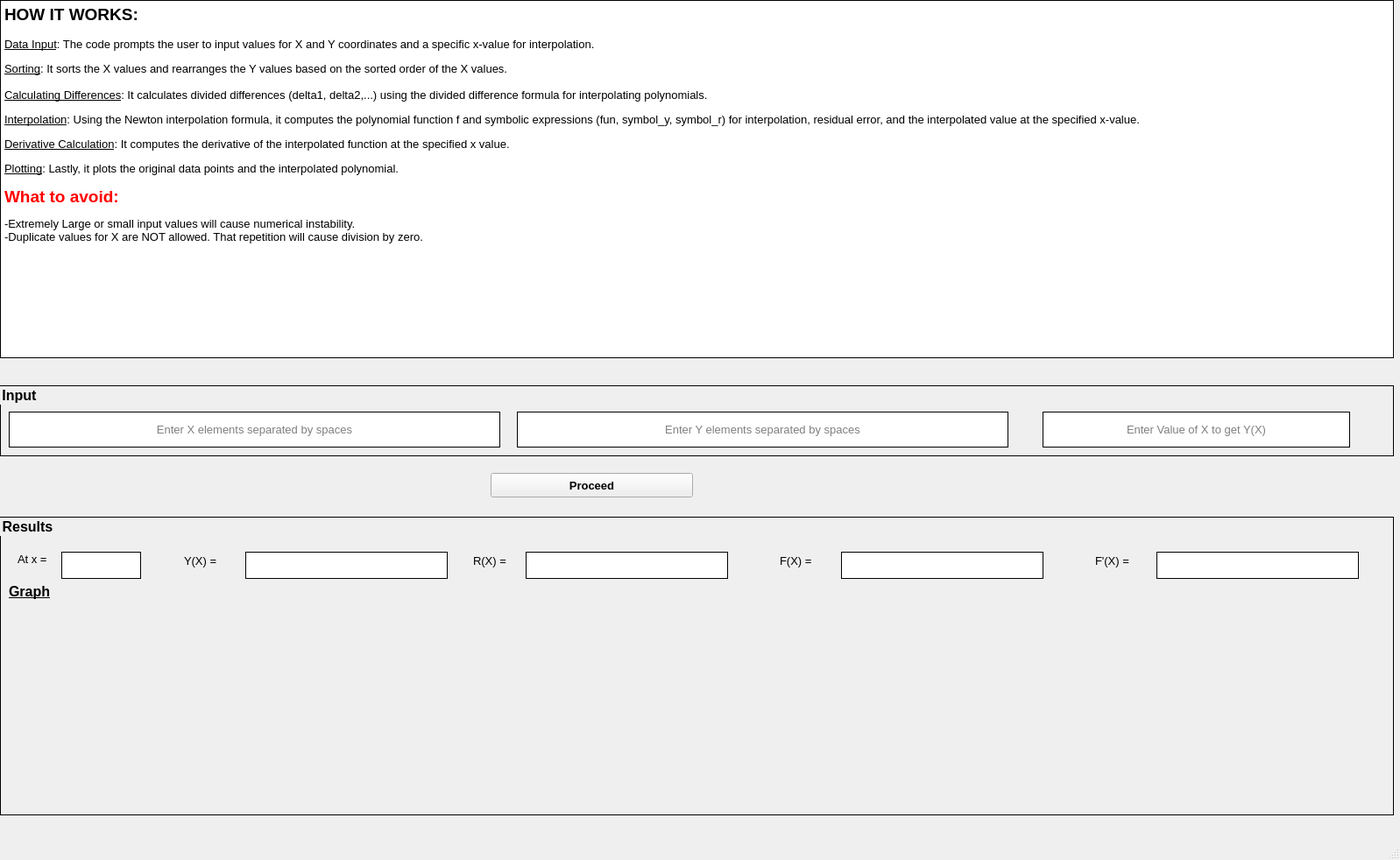
<?xml version="1.0" encoding="UTF-8"?>
<ui version="4.0">
 <class>MainWindow</class>
 <widget class="QMainWindow" name="MainWindow">
  <property name="geometry">
   <rect>
    <x>0</x>
    <y>0</y>
    <width>1598</width>
    <height>982</height>
   </rect>
  </property>
  <property name="windowTitle">
   <string>MainWindow</string>
  </property>
  <widget class="QWidget" name="centralwidget">
   <widget class="QGroupBox" name="groupBox_2">
    <property name="geometry">
     <rect>
      <x>0</x>
      <y>590</y>
      <width>1591</width>
      <height>341</height>
     </rect>
    </property>
    <property name="font">
     <font>
      <pointsize>12</pointsize>
      <weight>75</weight>
      <bold>true</bold>
      <underline>false</underline>
     </font>
    </property>
    <property name="styleSheet">
     <string notr="true">border-color: rgb(0, 0, 0);
border-width : 1px;
border-style:inset;</string>
    </property>
    <property name="title">
     <string>Results</string>
    </property>
    <widget class="QLabel" name="label">
     <property name="geometry">
      <rect>
       <x>20</x>
       <y>40</y>
       <width>55</width>
       <height>16</height>
      </rect>
     </property>
     <property name="font">
      <font>
       <pointsize>10</pointsize>
       <weight>50</weight>
       <bold>false</bold>
       <underline>false</underline>
      </font>
     </property>
     <property name="styleSheet">
      <string notr="true">border-color: rgb(0, 0, 0);
border-width : 0px;
border-style:inset;</string>
     </property>
     <property name="text">
      <string>At x =</string>
     </property>
    </widget>
    <widget class="QTextBrowser" name="textBrowser_2">
     <property name="geometry">
      <rect>
       <x>70</x>
       <y>40</y>
       <width>91</width>
       <height>31</height>
      </rect>
     </property>
     <property name="styleSheet">
      <string notr="true">border-color: rgb(0, 0, 0);
border-width : 1px;
border-style:inset;</string>
     </property>
     <property name="verticalScrollBarPolicy">
      <enum>Qt::ScrollBarAlwaysOff</enum>
     </property>
     <property name="horizontalScrollBarPolicy">
      <enum>Qt::ScrollBarAlwaysOff</enum>
     </property>
    </widget>
    <widget class="QLabel" name="label_2">
     <property name="geometry">
      <rect>
       <x>890</x>
       <y>40</y>
       <width>55</width>
       <height>21</height>
      </rect>
     </property>
     <property name="font">
      <font>
       <pointsize>10</pointsize>
       <weight>50</weight>
       <bold>false</bold>
       <underline>false</underline>
      </font>
     </property>
     <property name="styleSheet">
      <string notr="true">border-color: rgb(0, 0, 0);
border-width : 0px;
border-style:inset;</string>
     </property>
     <property name="text">
      <string>F(X) =</string>
     </property>
    </widget>
    <widget class="QTextBrowser" name="textBrowser_3">
     <property name="geometry">
      <rect>
       <x>280</x>
       <y>40</y>
       <width>231</width>
       <height>31</height>
      </rect>
     </property>
     <property name="styleSheet">
      <string notr="true">border-color: rgb(0, 0, 0);
border-width : 1px;
border-style:inset;</string>
     </property>
     <property name="verticalScrollBarPolicy">
      <enum>Qt::ScrollBarAlwaysOff</enum>
     </property>
     <property name="horizontalScrollBarPolicy">
      <enum>Qt::ScrollBarAlwaysOff</enum>
     </property>
    </widget>
    <widget class="QLabel" name="label_3">
     <property name="geometry">
      <rect>
       <x>210</x>
       <y>40</y>
       <width>55</width>
       <height>21</height>
      </rect>
     </property>
     <property name="font">
      <font>
       <pointsize>10</pointsize>
       <weight>50</weight>
       <bold>false</bold>
       <underline>false</underline>
      </font>
     </property>
     <property name="styleSheet">
      <string notr="true">border-color: rgb(0, 0, 0);
border-width : 0px;
border-style:inset;</string>
     </property>
     <property name="text">
      <string>Y(X) =</string>
     </property>
    </widget>
    <widget class="QTextBrowser" name="textBrowser_4">
     <property name="geometry">
      <rect>
       <x>600</x>
       <y>40</y>
       <width>231</width>
       <height>31</height>
      </rect>
     </property>
     <property name="styleSheet">
      <string notr="true">border-color: rgb(0, 0, 0);
border-width : 1px;
border-style:inset;</string>
     </property>
     <property name="verticalScrollBarPolicy">
      <enum>Qt::ScrollBarAlwaysOff</enum>
     </property>
     <property name="horizontalScrollBarPolicy">
      <enum>Qt::ScrollBarAlwaysOff</enum>
     </property>
    </widget>
    <widget class="QLabel" name="label_4">
     <property name="geometry">
      <rect>
       <x>540</x>
       <y>40</y>
       <width>61</width>
       <height>21</height>
      </rect>
     </property>
     <property name="font">
      <font>
       <pointsize>10</pointsize>
       <weight>50</weight>
       <bold>false</bold>
       <underline>false</underline>
      </font>
     </property>
     <property name="styleSheet">
      <string notr="true">border-color: rgb(0, 0, 0);
border-width : 0px;
border-style:inset;</string>
     </property>
     <property name="text">
      <string>R(X) =</string>
     </property>
    </widget>
    <widget class="QTextBrowser" name="textBrowser_5">
     <property name="geometry">
      <rect>
       <x>960</x>
       <y>40</y>
       <width>231</width>
       <height>31</height>
      </rect>
     </property>
     <property name="styleSheet">
      <string notr="true">border-color: rgb(0, 0, 0);
border-width : 1px;
border-style:inset;
</string>
     </property>
     <property name="verticalScrollBarPolicy">
      <enum>Qt::ScrollBarAlwaysOff</enum>
     </property>
     <property name="horizontalScrollBarPolicy">
      <enum>Qt::ScrollBarAlwaysOff</enum>
     </property>
    </widget>
    <widget class="QLabel" name="label_9">
     <property name="geometry">
      <rect>
       <x>1250</x>
       <y>40</y>
       <width>55</width>
       <height>21</height>
      </rect>
     </property>
     <property name="font">
      <font>
       <pointsize>10</pointsize>
       <weight>50</weight>
       <bold>false</bold>
       <underline>false</underline>
      </font>
     </property>
     <property name="styleSheet">
      <string notr="true">border-color: rgb(0, 0, 0);
border-width : 0px;
border-style:inset;</string>
     </property>
     <property name="text">
      <string>F'(X) =</string>
     </property>
    </widget>
    <widget class="QTextBrowser" name="textBrowser_10">
     <property name="geometry">
      <rect>
       <x>1320</x>
       <y>40</y>
       <width>231</width>
       <height>31</height>
      </rect>
     </property>
     <property name="styleSheet">
      <string notr="true">border-color: rgb(0, 0, 0);
border-width : 1px;
border-style:inset;
</string>
     </property>
     <property name="verticalScrollBarPolicy">
      <enum>Qt::ScrollBarAlwaysOff</enum>
     </property>
     <property name="horizontalScrollBarPolicy">
      <enum>Qt::ScrollBarAlwaysOff</enum>
     </property>
    </widget>
    <widget class="QLabel" name="label_10">
     <property name="geometry">
      <rect>
       <x>10</x>
       <y>70</y>
       <width>111</width>
       <height>31</height>
      </rect>
     </property>
     <property name="font">
      <font>
       <pointsize>12</pointsize>
       <weight>75</weight>
       <bold>true</bold>
       <underline>true</underline>
      </font>
     </property>
     <property name="styleSheet">
      <string notr="true">border-color: rgb(0, 0, 0);
border-width : 0px;
border-style:inset;</string>
     </property>
     <property name="text">
      <string>Graph</string>
     </property>
    </widget>
   </widget>
   <widget class="QGroupBox" name="groupBox">
    <property name="geometry">
     <rect>
      <x>0</x>
      <y>440</y>
      <width>1591</width>
      <height>81</height>
     </rect>
    </property>
    <property name="font">
     <font>
      <pointsize>12</pointsize>
      <weight>75</weight>
      <bold>true</bold>
      <underline>false</underline>
     </font>
    </property>
    <property name="styleSheet">
     <string notr="true">border-color: rgb(0, 0, 0);
border-width : 1px;
border-style:inset;</string>
    </property>
    <property name="title">
     <string>Input</string>
    </property>
    <property name="checkable">
     <bool>false</bool>
    </property>
    <widget class="QLineEdit" name="lineEdit">
     <property name="geometry">
      <rect>
       <x>10</x>
       <y>30</y>
       <width>561</width>
       <height>41</height>
      </rect>
     </property>
     <property name="font">
      <font>
       <pointsize>10</pointsize>
       <underline>false</underline>
      </font>
     </property>
     <property name="styleSheet">
      <string notr="true">border-color: rgb(0, 0, 0);
border-width : 1px;
border-style:inset;</string>
     </property>
     <property name="alignment">
      <set>Qt::AlignCenter</set>
     </property>
     <property name="placeholderText">
      <string>Enter X elements separated by spaces</string>
     </property>
    </widget>
    <widget class="QLineEdit" name="lineEdit_2">
     <property name="geometry">
      <rect>
       <x>590</x>
       <y>30</y>
       <width>561</width>
       <height>41</height>
      </rect>
     </property>
     <property name="font">
      <font>
       <pointsize>10</pointsize>
       <weight>50</weight>
       <bold>false</bold>
       <underline>false</underline>
       <strikeout>false</strikeout>
      </font>
     </property>
     <property name="styleSheet">
      <string notr="true">border-color: rgb(0, 0, 0);
border-width : 1px;
border-style:inset;</string>
     </property>
     <property name="alignment">
      <set>Qt::AlignCenter</set>
     </property>
     <property name="placeholderText">
      <string>Enter Y elements separated by spaces</string>
     </property>
    </widget>
    <widget class="QLineEdit" name="lineEdit_3">
     <property name="geometry">
      <rect>
       <x>1190</x>
       <y>30</y>
       <width>351</width>
       <height>41</height>
      </rect>
     </property>
     <property name="font">
      <font>
       <pointsize>10</pointsize>
       <underline>false</underline>
      </font>
     </property>
     <property name="styleSheet">
      <string notr="true">border-color: rgb(0, 0, 0);
border-width : 1px;
border-style:inset;</string>
     </property>
     <property name="alignment">
      <set>Qt::AlignCenter</set>
     </property>
     <property name="placeholderText">
      <string>Enter Value of X to get Y(X)</string>
     </property>
    </widget>
   </widget>
   <widget class="QPushButton" name="pushButton">
    <property name="enabled">
     <bool>true</bool>
    </property>
    <property name="geometry">
     <rect>
      <x>560</x>
      <y>540</y>
      <width>231</width>
      <height>28</height>
     </rect>
    </property>
    <property name="font">
     <font>
      <pointsize>10</pointsize>
      <weight>75</weight>
      <bold>true</bold>
     </font>
    </property>
    <property name="styleSheet">
     <string notr="true">border-color: rgb(0, 0, 0);
border-width : 1px;
</string>
    </property>
    <property name="text">
     <string>Proceed</string>
    </property>
   </widget>
   <widget class="QTextBrowser" name="textBrowser">
    <property name="geometry">
     <rect>
      <x>0</x>
      <y>0</y>
      <width>1591</width>
      <height>409</height>
     </rect>
    </property>
    <property name="styleSheet">
     <string notr="true">border-color: rgb(0, 0, 0);
border-width : 1px;
border-style:inset;</string>
    </property>
    <property name="html">
     <string>&lt;!DOCTYPE HTML PUBLIC &quot;-//W3C//DTD HTML 4.0//EN&quot; &quot;http://www.w3.org/TR/REC-html40/strict.dtd&quot;&gt;
&lt;html&gt;&lt;head&gt;&lt;meta name=&quot;qrichtext&quot; content=&quot;1&quot; /&gt;&lt;style type=&quot;text/css&quot;&gt;
p, li { white-space: pre-wrap; }
&lt;/style&gt;&lt;/head&gt;&lt;body style=&quot; font-family:'MS Shell Dlg 2'; font-size:7.8pt; font-weight:400; font-style:normal;&quot;&gt;
&lt;p style=&quot; margin-top:0px; margin-bottom:0px; margin-left:0px; margin-right:0px; -qt-block-indent:0; text-indent:0px;&quot;&gt;&lt;span style=&quot; font-size:14pt; font-weight:600;&quot;&gt;HOW IT WORKS:&lt;/span&gt;&lt;/p&gt;
&lt;p style=&quot; margin-top:0px; margin-bottom:0px; margin-left:0px; margin-right:0px; -qt-block-indent:0; text-indent:0px;&quot;&gt;&lt;span style=&quot; font-size:10pt; text-decoration: underline;&quot;&gt;&lt;br /&gt;Data Input&lt;/span&gt;&lt;span style=&quot; font-size:10pt;&quot;&gt;: The code prompts the user to input values for X and Y coordinates and a specific x-value for interpolation.&lt;br /&gt;&lt;/span&gt;&lt;/p&gt;
&lt;p style=&quot; margin-top:0px; margin-bottom:0px; margin-left:0px; margin-right:0px; -qt-block-indent:0; text-indent:0px;&quot;&gt;&lt;span style=&quot; font-size:10pt; text-decoration: underline;&quot;&gt;Sorting&lt;/span&gt;&lt;span style=&quot; font-size:10pt;&quot;&gt;: It sorts the X values and rearranges the Y values based on the sorted order of the X values.&lt;/span&gt;&lt;/p&gt;
&lt;p style=&quot;-qt-paragraph-type:empty; margin-top:0px; margin-bottom:0px; margin-left:0px; margin-right:0px; -qt-block-indent:0; text-indent:0px; font-size:10pt;&quot;&gt;&lt;br /&gt;&lt;/p&gt;
&lt;p style=&quot; margin-top:0px; margin-bottom:0px; margin-left:0px; margin-right:0px; -qt-block-indent:0; text-indent:0px;&quot;&gt;&lt;span style=&quot; font-size:10pt; text-decoration: underline;&quot;&gt;Calculating Differences&lt;/span&gt;&lt;span style=&quot; font-size:10pt;&quot;&gt;: It calculates divided differences (delta1, delta2,...) using the divided difference formula for interpolating polynomials.&lt;br /&gt;&lt;/span&gt;&lt;/p&gt;
&lt;p style=&quot; margin-top:0px; margin-bottom:0px; margin-left:0px; margin-right:0px; -qt-block-indent:0; text-indent:0px;&quot;&gt;&lt;span style=&quot; font-size:10pt; text-decoration: underline;&quot;&gt;Interpolation&lt;/span&gt;&lt;span style=&quot; font-size:10pt;&quot;&gt;: Using the Newton interpolation formula, it computes the polynomial function f and symbolic expressions (fun, symbol_y, symbol_r) for interpolation, residual error, and the interpolated value at the specified x-value.&lt;br /&gt;&lt;/span&gt;&lt;/p&gt;
&lt;p style=&quot; margin-top:0px; margin-bottom:0px; margin-left:0px; margin-right:0px; -qt-block-indent:0; text-indent:0px;&quot;&gt;&lt;span style=&quot; font-size:10pt; text-decoration: underline;&quot;&gt;Derivative Calculation&lt;/span&gt;&lt;span style=&quot; font-size:10pt;&quot;&gt;: It computes the derivative of the interpolated function at the specified x value.&lt;br /&gt;&lt;/span&gt;&lt;/p&gt;
&lt;p style=&quot; margin-top:0px; margin-bottom:0px; margin-left:0px; margin-right:0px; -qt-block-indent:0; text-indent:0px;&quot;&gt;&lt;span style=&quot; font-size:10pt; text-decoration: underline;&quot;&gt;Plotting&lt;/span&gt;&lt;span style=&quot; font-size:10pt;&quot;&gt;: Lastly, it plots the original data points and the interpolated polynomial.&lt;br /&gt;&lt;/span&gt;&lt;/p&gt;
&lt;p style=&quot; margin-top:0px; margin-bottom:0px; margin-left:0px; margin-right:0px; -qt-block-indent:0; text-indent:0px;&quot;&gt;&lt;span style=&quot; font-size:14pt; font-weight:600; color:#ff0000;&quot;&gt;What to avoid:&lt;/span&gt;&lt;span style=&quot; font-size:14pt; font-weight:600; text-decoration: underline;&quot;&gt;&lt;br /&gt;&lt;/span&gt;&lt;/p&gt;
&lt;p style=&quot; margin-top:0px; margin-bottom:0px; margin-left:0px; margin-right:0px; -qt-block-indent:0; text-indent:0px;&quot;&gt;&lt;span style=&quot; font-size:10pt;&quot;&gt;-Extremely Large or small input values will cause numerical instability.&lt;/span&gt;&lt;/p&gt;
&lt;p style=&quot; margin-top:0px; margin-bottom:0px; margin-left:0px; margin-right:0px; -qt-block-indent:0; text-indent:0px;&quot;&gt;&lt;span style=&quot; font-size:10pt;&quot;&gt;-Duplicate values for X are NOT allowed. That repetition will cause division by zero.&lt;/span&gt;&lt;/p&gt;&lt;/body&gt;&lt;/html&gt;</string>
    </property>
   </widget>
  </widget>
  <widget class="QMenuBar" name="menubar">
   <property name="geometry">
    <rect>
     <x>0</x>
     <y>0</y>
     <width>1598</width>
     <height>26</height>
    </rect>
   </property>
  </widget>
  <widget class="QStatusBar" name="statusbar"/>
 </widget>
 <resources/>
 <connections>
  <connection>
   <sender>lineEdit</sender>
   <signal>textEdited(QString)</signal>
   <receiver>pushButton</receiver>
   <slot>click()</slot>
   <hints>
    <hint type="sourcelabel">
     <x>394</x>
     <y>512</y>
    </hint>
    <hint type="destinationlabel">
     <x>577</x>
     <y>572</y>
    </hint>
   </hints>
  </connection>
  <connection>
   <sender>lineEdit_2</sender>
   <signal>textEdited(QString)</signal>
   <receiver>pushButton</receiver>
   <slot>click()</slot>
   <hints>
    <hint type="sourcelabel">
     <x>702</x>
     <y>522</y>
    </hint>
    <hint type="destinationlabel">
     <x>682</x>
     <y>567</y>
    </hint>
   </hints>
  </connection>
  <connection>
   <sender>lineEdit_3</sender>
   <signal>textEdited(QString)</signal>
   <receiver>pushButton</receiver>
   <slot>click()</slot>
   <hints>
    <hint type="sourcelabel">
     <x>1231</x>
     <y>515</y>
    </hint>
    <hint type="destinationlabel">
     <x>776</x>
     <y>584</y>
    </hint>
   </hints>
  </connection>
  <connection>
   <sender>pushButton</sender>
   <signal>clicked()</signal>
   <receiver>groupBox_2</receiver>
   <slot>show()</slot>
   <hints>
    <hint type="sourcelabel">
     <x>612</x>
     <y>575</y>
    </hint>
    <hint type="destinationlabel">
     <x>461</x>
     <y>621</y>
    </hint>
   </hints>
  </connection>
 </connections>
</ui>
